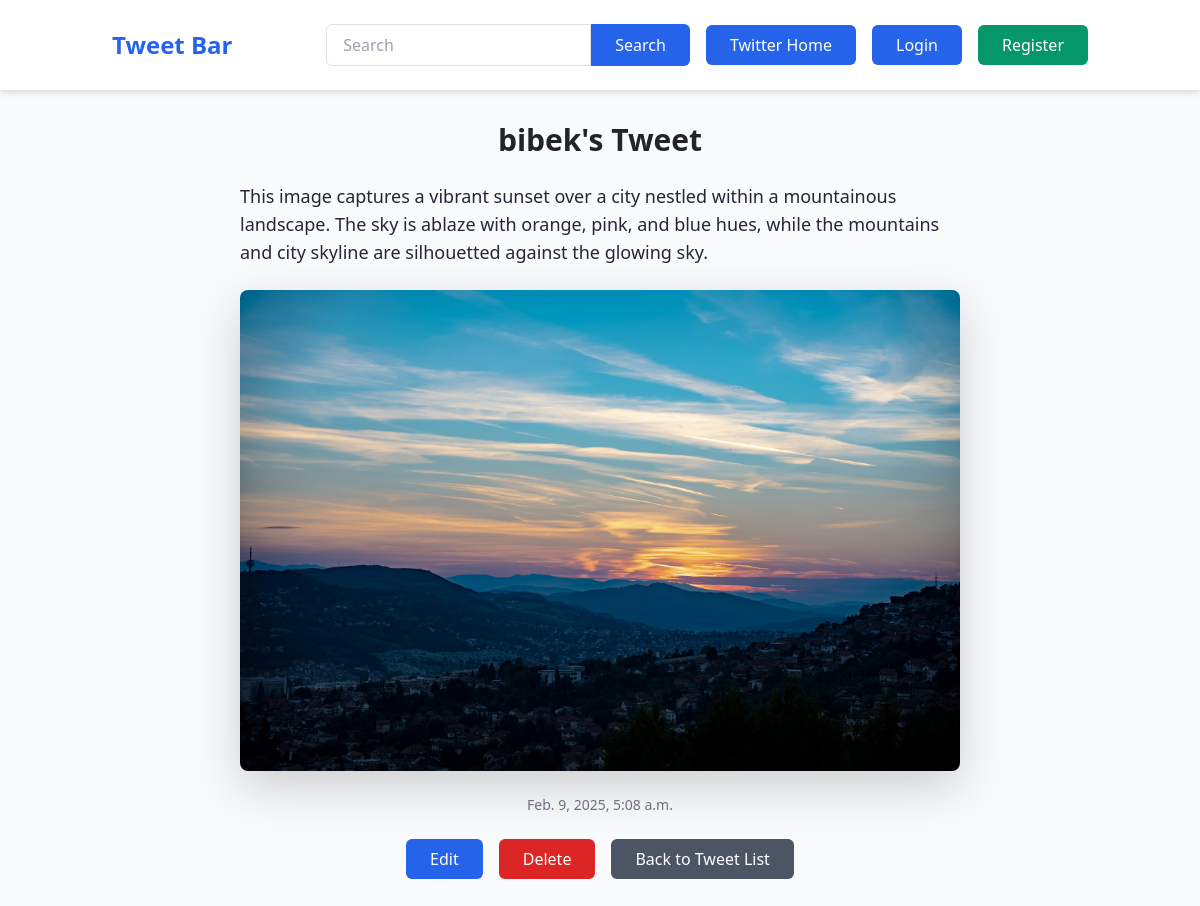
The app's page /tweet/6/ with its own data.
### tweet/models.py (models this page shows, shortened)
class Tweet(models.Model):
    user = models.ForeignKey(User, on_delete=models.CASCADE)
    text = models.TextField()
    photo = models.ImageField(upload_to='photos/')
    created_at = models.DateTimeField(auto_now_add=True)
    updated_at = models.DateTimeField(auto_now=True)

### tweet/views.py (the view)
# urls.py: path('tweet/<int:pk>/', views.tweet_detail, name="tweet_detail"),
def tweet_detail(request, pk):
    tweet = Tweet.objects.get(pk=pk)
    return render(request, 'tweets/tweet_detail.html', {'tweet': tweet})

### tweet/templates/tweets/tweet_detail.html (shortened to what this page needs)
{% extends 'layout.html' %}
{% block content %}
<div class="my-8 max-w-3xl mx-auto px-4">
    <h1 class="text-3xl font-semibold text-center mb-4">{{ tweet.user.username }}'s Tweet</h1>
    <p class="mt-4 text-lg text-gray-800">{{ tweet.text }}</p>
    {% if tweet.photo %}
    <div class="mt-6">
        <img src="{{ tweet.photo.url }}" alt="Tweet Photo" class="w-full rounded-lg shadow-lg">
    </div>
    {% endif %}
    <p class="text-gray-500 text-sm mt-4 text-center">{{ tweet.created_at }}</p>
    <div class="mt-6 flex justify-center space-x-4">
        <a href="{% url 'tweet_edit' tweet.pk %}" class="bg-blue-600 text-white py-2 px-4 rounded-md hover:bg-blue-700">Edit</a>
        <a href="{% url 'tweet_delete' tweet.pk %}" class="bg-red-600 text-white py-2 px-4 rounded-md hover:bg-red-700">Delete</a>
        <a href="{% url 'tweet_list' %}" class="bg-gray-600 text-white py-2 px-4 rounded-md hover:bg-gray-700">Back to Tweet List</a>
    </div>
</div>
{% endblock %}

### records on screen
Tweet: user.username "bibek", text "This image captures a vibrant sunset over a city nestled within a mountainous landscape. The sky is ablaze with orange, pink, and blue hues, while the mountains and city skyline are silhouetted against the glowing sky.", photo (picture), created_at "Feb. 9, 2025, 5:08 a.m."
